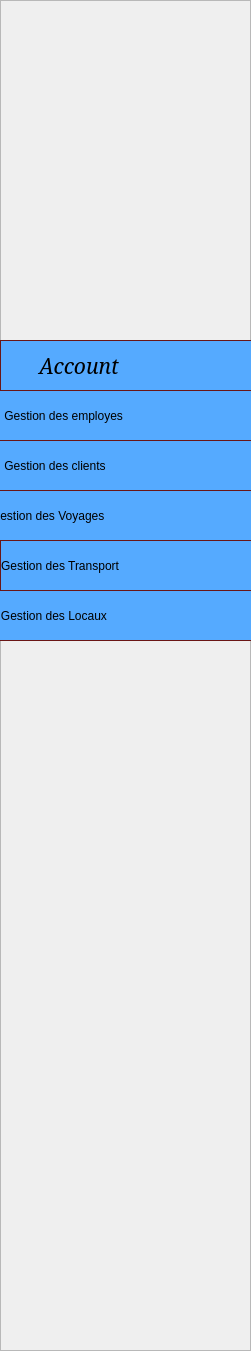
   <widget class="QFrame" name="frame">
    <property name="geometry">
     <rect>
      <x>0</x>
      <y>0</y>
      <width>251</width>
      <height>1351</height>
     </rect>
    </property>
    <property name="styleSheet">
     <string notr="true">#frame {
	
	background-color: rgb(255, 170, 127);
}</string>
    </property>
    <property name="frameShape">
     <enum>QFrame::StyledPanel</enum>
    </property>
    <property name="frameShadow">
     <enum>QFrame::Raised</enum>
    </property>
    <widget class="QPushButton" name="g_emp_2">
     <property name="geometry">
      <rect>
       <x>-20</x>
       <y>390</y>
       <width>341</width>
       <height>51</height>
      </rect>
     </property>
     <property name="styleSheet">
      <string notr="true">QPushButton {
	
	background-color: rgb(85, 170, 255);
	
border: none;

	font: italic 16pt &quot;Elephant&quot;;
text-align: left;
border: 1px solid #6a1616;
}
QPushButton:hover {
	color: rgb(255, 255, 255);

	background-color: rgb(18, 15, 127);
border: none;
text-align: left;
}
</string>
     </property>
     <property name="text">
      <string>       Gestion des employes</string>
     </property>
    </widget>
    <widget class="QPushButton" name="compte_2">
     <property name="geometry">
      <rect>
       <x>0</x>
       <y>340</y>
       <width>321</width>
       <height>51</height>
      </rect>
     </property>
     <property name="font">
      <font>
       <family>Elephant</family>
       <pointsize>16</pointsize>
       <weight>50</weight>
       <italic>true</italic>
       <bold>false</bold>
      </font>
     </property>
     <property name="styleSheet">
      <string notr="true">QPushButton {
	
	background-color: rgb(85, 170, 255);
	
border: none;

	font: italic 16pt &quot;Elephant&quot;;
text-align: left;
border: 1px solid #6a1616;
}
QPushButton:hover {
	color: rgb(255, 255, 255);

	background-color: rgb(18, 15, 127);
border: none;
text-align: left;
}
</string>
     </property>
     <property name="text">
      <string>       Account</string>
     </property>
    </widget>
    <widget class="QPushButton" name="g_emp_3">
     <property name="geometry">
      <rect>
       <x>-20</x>
       <y>440</y>
       <width>341</width>
       <height>51</height>
      </rect>
     </property>
     <property name="styleSheet">
      <string notr="true">QPushButton {
	
	background-color: rgb(85, 170, 255);
	
border: none;

	font: italic 16pt &quot;Elephant&quot;;
text-align: left;
border: 1px solid #6a1616;
}
QPushButton:hover {
	color: rgb(255, 255, 255);

	background-color: rgb(18, 15, 127);
border: none;
text-align: left;
}
</string>
     </property>
     <property name="text">
      <string>       Gestion des clients</string>
     </property>
    </widget>
    <widget class="QPushButton" name="g_emp_4">
     <property name="geometry">
      <rect>
       <x>-20</x>
       <y>490</y>
       <width>341</width>
       <height>51</height>
      </rect>
     </property>
     <property name="styleSheet">
      <string notr="true">QPushButton {
	
	background-color: rgb(85, 170, 255);
	
border: none;

	font: italic 16pt &quot;Elephant&quot;;
text-align: left;
border: 1px solid #6a1616;
}
QPushButton:hover {
	color: rgb(255, 255, 255);

	background-color: rgb(18, 15, 127);
border: none;
text-align: left;
}
</string>
     </property>
     <property name="text">
      <string>   Gestion des Voyages</string>
     </property>
    </widget>
    <widget class="QLabel" name="label_4">
     <property name="geometry">
      <rect>
       <x>80</x>
       <y>50</y>
       <width>221</width>
       <height>211</height>
      </rect>
     </property>
     <property name="text">
      <string/>
     </property>
     <property name="pixmap">
      <pixmap>:/new/prefix1/admin.png</pixmap>
     </property>
     <property name="scaledContents">
      <bool>true</bool>
     </property>
    </widget>
    <widget class="QPushButton" name="g_emp_5">
     <property name="geometry">
      <rect>
       <x>0</x>
       <y>540</y>
       <width>341</width>
       <height>51</height>
      </rect>
     </property>
     <property name="styleSheet">
      <string notr="true">QPushButton {
	
	background-color: rgb(85, 170, 255);
	
border: none;

	font: italic 16pt &quot;Elephant&quot;;
text-align: left;
border: 1px solid #6a1616;
}
QPushButton:hover {
	color: rgb(255, 255, 255);

	background-color: rgb(18, 15, 127);
border: none;
text-align: left;
}
</string>
     </property>
     <property name="text">
      <string>Gestion des Transport</string>
     </property>
    </widget>
    <widget class="QPushButton" name="g_emp_6">
     <property name="geometry">
      <rect>
       <x>-20</x>
       <y>590</y>
       <width>341</width>
       <height>51</height>
      </rect>
     </property>
     <property name="styleSheet">
      <string notr="true">QPushButton {
	
	background-color: rgb(85, 170, 255);
	
border: none;

	font: italic 16pt &quot;Elephant&quot;;
text-align: left;
border: 1px solid #6a1616;
}
QPushButton:hover {
	color: rgb(255, 255, 255);

	background-color: rgb(18, 15, 127);
border: none;
text-align: left;
}
</string>
     </property>
     <property name="text">
      <string>      Gestion des Locaux</string>
     </property>
    </widget>
    <widget class="QLabel" name="label_5">
     <property name="geometry">
      <rect>
       <x>10</x>
       <y>0</y>
       <width>281</width>
       <height>291</height>
      </rect>
     </property>
     <property name="text">
      <string/>
     </property>
     <property name="pixmap">
      <pixmap>C:/Users/21692/Desktop/integration norchene/logoooo/logo apppp123.png</pixmap>
     </property>
     <property name="scaledContents">
      <bool>true</bool>
     </property>
    </widget>
    <widget class="QLabel" name="label_9">
     <property name="geometry">
      <rect>
       <x>-30</x>
       <y>40</y>
       <width>281</width>
       <height>241</height>
      </rect>
     </property>
     <property name="text">
      <string/>
     </property>
     <property name="pixmap">
      <pixmap>C:/Users/21692/Desktop/integration norchene/logo appnew.png</pixmap>
     </property>
     <property name="scaledContents">
      <bool>true</bool>
     </property>
    </widget>
   </widget>
